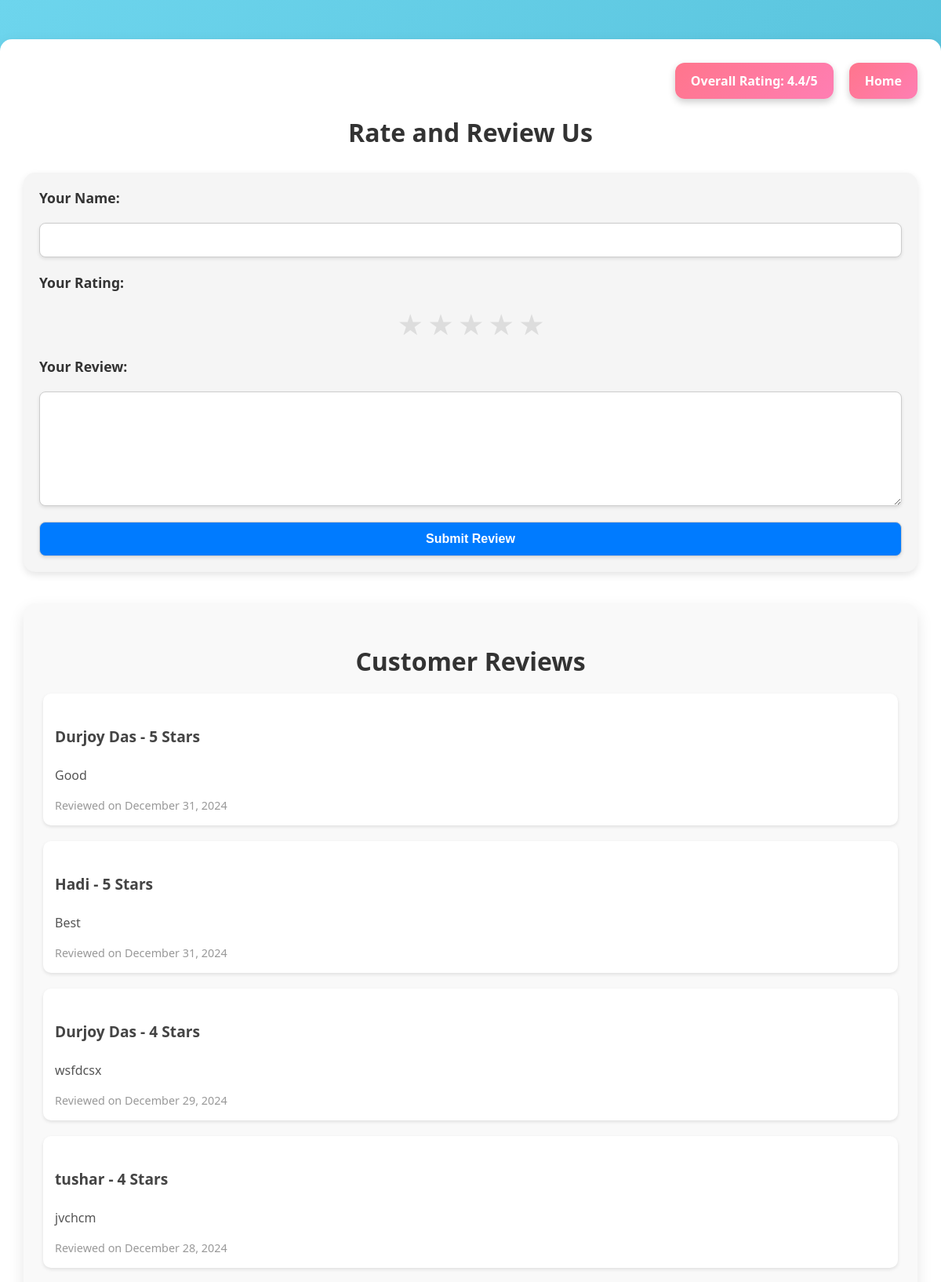
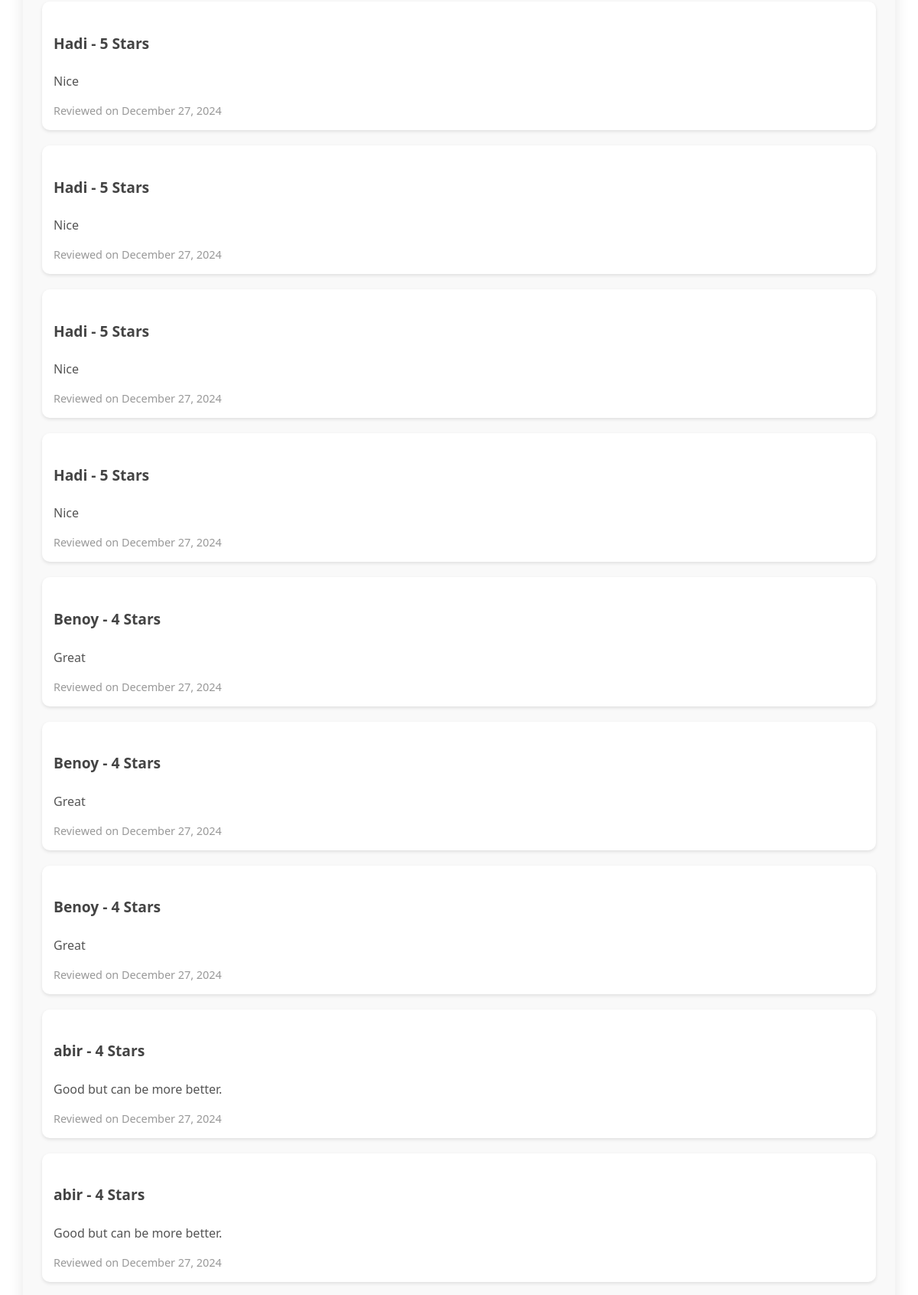
/chai/reviews/ (upper part), run on the app's committed database (2 pictures, top to bottom).
### chai/models.py (models this page shows, shortened)
class Review(models.Model):
    name = models.CharField(max_length=100)
    rating = models.IntegerField(choices=[(i, str(i)) for i in range(1, 6)])  # Ratings from 1 to 5
    review = models.TextField(blank=True, null=True)
    created_at = models.DateTimeField(auto_now_add=True)

### chai/views.py (the view)
# urls.py: path('reviews/', views.reviews_page, name='reviews_page'),
def reviews_page(request):
    form = ReviewForm()
    message = ""
    if request.method == "POST":
        form = ReviewForm(request.POST)
        if form.is_valid():
            form.save()
            message = "Thank You Sir"
            form = ReviewForm()  # Reset the form after submission
    overall_rating = Review.objects.aggregate(Avg('rating'))['rating__avg']
    overall_rating = round(overall_rating, 2) if overall_rating else 0
    reviews = Review.objects.all().order_by('-created_at')  # Added ordering by created_at (desc)
    return render(request, 'chai/reviews_page.html', {
        'form': form,
        'message': message,
        'overall_rating': overall_rating,
        'reviews': reviews,
    })

### chai/forms.py
class ReviewForm(forms.ModelForm):
    class Meta:
        model = Review
        fields = ['name', 'rating', 'review']
        widgets = {
            'rating': forms.RadioSelect(choices=[(i, f'{i} Star{"s" if i > 1 else ""}') for i in range(1, 6)]),
            'review': forms.Textarea(attrs={'rows': 3}),
        }

### chai/templates/chai/reviews_page.html (shortened to what this page needs)
<!DOCTYPE html>
<html lang="en">
<head>
</head>
<body>
    <div class="container">
        <div class="header-actions">
            <div class="shared-style">
                Overall Rating: {{ overall_rating }}/5
            </div>
            <a href="{% url 'Home' %}" class="shared-style">Home</a>
        </div>
        <h1>Rate and Review Us</h1>
        <div class="form-container">
            <form method="post" id="reviewForm">
                <label for="name">Your Name:</label>
                {{ form.name }}
                <label for="rating">Your Rating:</label>
                <div class="rating">
                    <input type="radio" id="star5" name="rating" value="5" required><label for="star5">&#9733;</label>
                    <input type="radio" id="star4" name="rating" value="4"><label for="star4">&#9733;</label>
                    <input type="radio" id="star3" name="rating" value="3"><label for="star3">&#9733;</label>
                    <input type="radio" id="star2" name="rating" value="2"><label for="star2">&#9733;</label>
                    <input type="radio" id="star1" name="rating" value="1"><label for="star1">&#9733;</label>
                </div>
                <label for="review">Your Review:</label>
                {{ form.review }}
                <button type="submit">Submit Review</button>
            </form>
        </div>
        <div class="reviews-list">
            <h2>Customer Reviews</h2>
            {% for review in reviews %}
            <div class="review-item">
                <h4>{{ review.name }} - {{ review.rating }} Stars</h4>
                <p>{{ review.review }}</p>
                <small>Reviewed on {{ review.created_at|date:"F d, Y" }}</small>
            </div>
            {% empty %}
            <p>No reviews yet. Be the first to leave one!</p>
            {% endfor %}
        </div>
    </div>
</body>
</html>

### chai/templates/chai/reviews_page.html (style rules this page uses)
body { font-family: 'Segoe UI', Tahoma, Geneva, Verdana, sans-serif; margin: 0; padding: 0; background: linear-gradient(135deg, #6dd5ed, #2193b0); color: #333; }
.container { max-width: 1200px; margin: 50px auto; background: #fff; padding: 30px; border-radius: 15px; box-shadow: 0 8px 20px rgba(0, 0, 0, 0.1); }
.header-actions { display: flex; align-items: center; justify-content: flex-end; gap: 20px; margin-bottom: 20px; }
.shared-style { background: linear-gradient(135deg, #ff758c, #ff7eb3); color: white; font-weight: bold; font-size: 1rem; border-radius: 12px; text-decoration: none; box-shadow: 0 4px 10px rgba(0, 0, 0, 0.2); display: inline-block; padding: 12px 20px; text-align: center; transition: transform 0.3s ease, box-shadow 0.3s ease; }
h1, h2 { text-align: center; font-size: 2rem; color: #333; margin-bottom: 20px; }
.form-container { margin-top: 30px; padding: 20px; background: #f5f5f5; border-radius: 15px; box-shadow: 0 4px 10px rgba(0, 0, 0, 0.1); }
form { display: flex; flex-direction: column; gap: 20px; }
label { font-weight: bold; font-size: 1.1rem; color: #333; }
.rating { display: flex; gap: 10px; justify-content: center; }
.rating label { font-size: 2rem; color: #ddd; cursor: pointer; transition: color 0.3s ease; }
.rating { flex-direction: row-reverse; }
form input, form textarea, form button { padding: 12px 15px; font-size: 1rem; border-radius: 8px; border: 1px solid #ccc; box-shadow: 0 2px 4px rgba(0, 0, 0, 0.1); }
form textarea { resize: vertical; min-height: 120px; }
form button { background-color: #007BFF; color: white; font-weight: bold; cursor: pointer; transition: background-color 0.3s ease; }
.reviews-list { margin-top: 40px; padding: 25px; background: #f9f9f9; border-radius: 15px; box-shadow: 0 8px 20px rgba(0, 0, 0, 0.1); }
.review-item { margin-bottom: 20px; padding: 15px; background: #fff; border-radius: 10px; box-shadow: 0 2px 4px rgba(0, 0, 0, 0.1); }
.review-item h4 { font-size: 1.2rem; color: #444; }
.review-item p { font-size: 1rem; color: #555; margin-top: 10px; }
.review-item small { font-size: 0.9rem; color: #999; }

### data on the page
Review: name "Durjoy Das", rating "5", review "Good", created_at "December 31, 2024"
Review: name "Hadi", rating "5", review "Best", created_at "December 31, 2024"
Review: name "Durjoy Das", rating "4", review "wsfdcsx", created_at "December 29, 2024"
Review: name "tushar", rating "4", review "jvchcm", created_at "December 28, 2024"
Review: name "Hadi", rating "5", review "Nice", created_at "December 27, 2024"
Review: name "Hadi", rating "5", review "Nice", created_at "December 27, 2024"
Review: name "Hadi", rating "5", review "Nice", created_at "December 27, 2024"
Review: name "Hadi", rating "5", review "Nice", created_at "December 27, 2024"
Review: name "Benoy", rating "4", review "Great", created_at "December 27, 2024"
Review: name "Benoy", rating "4", review "Great", created_at "December 27, 2024"
Review: name "Benoy", rating "4", review "Great", created_at "December 27, 2024"
Review: name "abir", rating "4", review "Good but can be more better.", created_at "December 27, 2024"
Review: name "abir", rating "4", review "Good but can be more better.", created_at "December 27, 2024"

### other printed values
{{ overall_rating }} "4.4"
